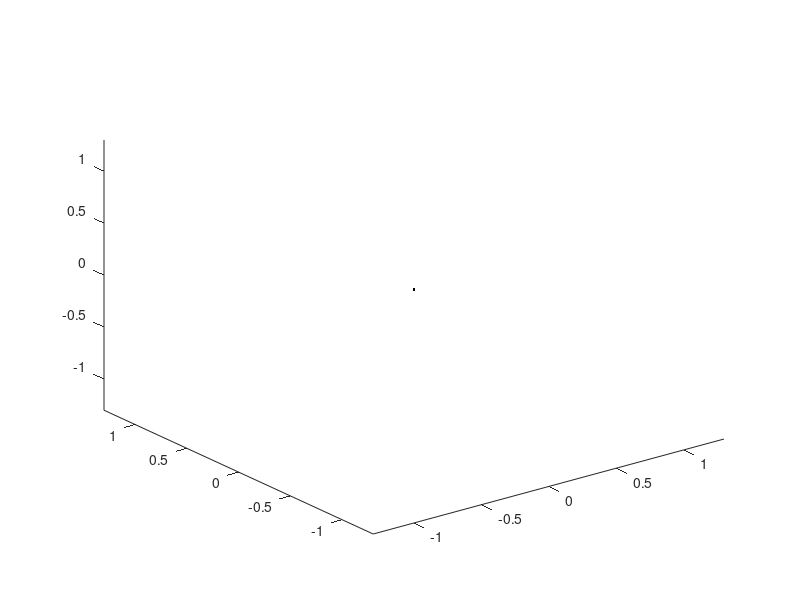

Write MATLAB code to recreate this figure. (Note: this script raises an error after producing the figure.)
clear; clc; close all;
coords = [ 0, 1, 1, 1, 0, -1, -1, -1, 0,  1,  1,  1, 0, -1, -1, -1, 0, 0, 0; 
           0, 1, 1, 1, 0,  1,  1,  1, 0, -1, -1, -1, 0, -1, -1, -1, 0, 0, 0; 
           0, 0, 1, 0, 0,  0,  1,  0, 0,  0,  1,  0, 0,  0,  1,  0, 0, 1, 0 ];
figure;
view( 3 );
plt = plot3( 0, 0, 0, ".-", "Color", "black" );
xlim( [ -1.3, 1.3 ] );
ylim( [ -1.3, 1.3 ] );
zlim( [ -1.3, 1.3 ] );
drone = serialport( "COM9", 115200 );
thisID = 'G';
targetID = 'U';
messageID = 1;
pause( 2 );
if drone.NumBytesAvailable > 0
    disp( char( drone.read( drone.NumBytesAvailable, "uint8" ) ) )
end
while plt.isvalid
    messageID = mod( messageID + 1, 256 );
    drone.write( uint8( [ targetID, thisID, bitor( 0b01000000, 28 ), messageID ] ), "uint8" );
    data = drone.read( 10, "single" );
    R = [ data( 2 ), data( 3 ), data( 4 ); data( 5 ), data( 6 ) data( 7 ); data( 8 ), data( 9 ), data( 10 ) ];
    drone.write( uint8( [ targetID, thisID, bitor( 0b01000000, 6 ), messageID ] ), "uint8" );
    data = drone.read( 5, "single" );
    coords( 3, [ 3, 7, 11, 15 ] ) = data( 2:5 );
    tcoords = R * coords;
    try
        plt.XData = tcoords( 1, : );
        plt.YData = tcoords( 2, : );
        plt.ZData = tcoords( 3, : );
    catch
    end
end
drone.delete();
disp( "FINISHED" )
